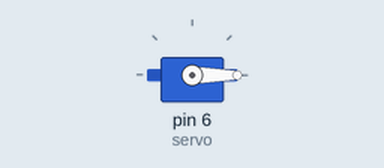
Recording of a sketch running on a simulated Arduino Uno, built with avr-gcc and run on an emulated ATmega328P. Parts: servo.

Above: at 0.05 s.
At 3.0 s:
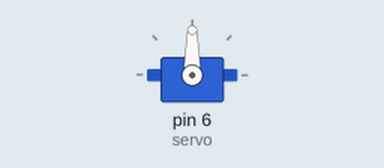
At 6.0 s:
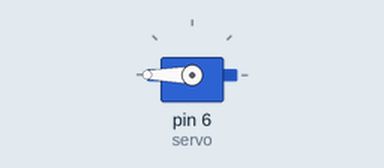
Timing chart, 0 to 7.8 s (numbered marks = the images above):
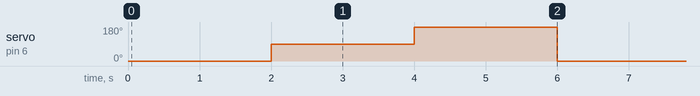

The sketch:

servo_temlate.ino
```cpp
#include <Servo.h> //используем библиотеку для работы с сервоприводом

Servo servo; //объявляем переменную servo типа Servo

void setup() //процедура setup (что произойдет при старете)

{

servo.attach(6); //привязываем привод к порту 10

}

void loop() //процедура loop

{

servo.write(0); //ставим вал под 0

delay(2000); //ждем 2 секунды

servo.write(90); //ставим вал под 0

delay(2000); //ждем 2 секунды

servo.write(180); //ставим вал под 180

delay(2000); //ждем 2 секунды

}
```

Measured:
- by itself, servo on pin 6 (servo): repeats every 6.0 s: 180° 2.0 s, 0° 2.0 s, 90° 2.0 s
